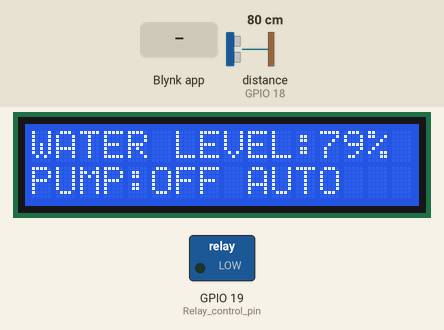
The sketch below on a simulated ESP32. On the bench: 16×2 character LCD, switched loads named in the sketch (green lamp = pin HIGH). Wiring (from diagram.json): ultrasonic range finder: trigger GPIO 5; echo GPIO 18. The inputs (shaded band) are chosen by the test bench; at power-on: distance to the obstacle (sensor on GPIO 18) 80 cm. The echo pulse lasts 58.3 µs per cm; WiFi joins after 1.5 s; servers stay silent unless stated; EEPROM starts erased; pins used as bus, display or sensor lines are not drawn.

Above: at 3.4 s.
3.5 s: distance to the obstacle (sensor on GPIO 18) set to 265 cm
At 5.0 s:
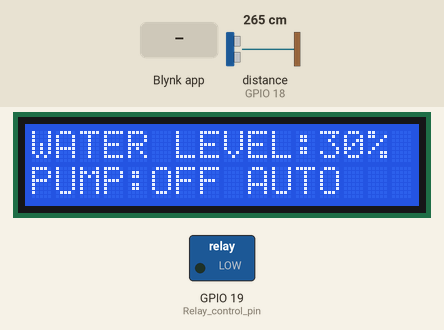
5.3 s: distance to the obstacle (sensor on GPIO 18) set to 275 cm
At 6.6 s:
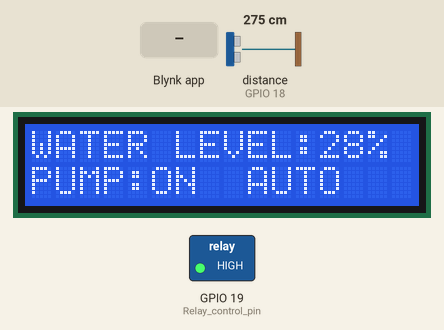
7.3 s: Blynk app writes 0 to V2
At 8.1 s:
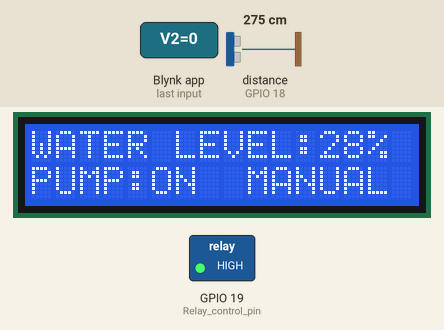
9.3 s: Blynk app writes 0 to V1
At 10.8 s:
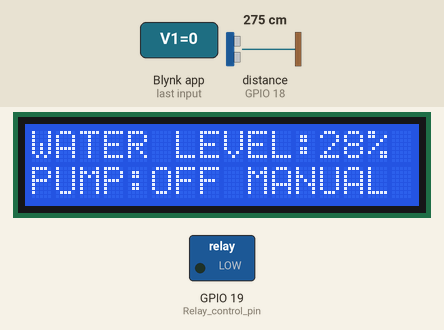
11.3 s: Blynk app writes 1 to V1
At 12.4 s:
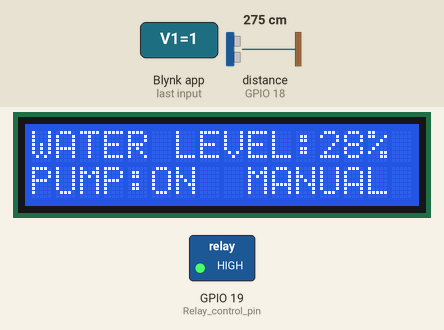
13.3 s: Blynk app writes 1 to V2
At 15.1 s:
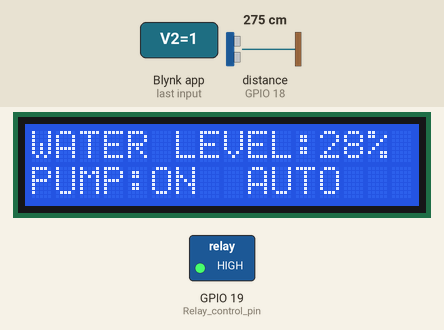
Timing chart, 0 to 16.3 s (numbered marks = the images above; inputs shaded):
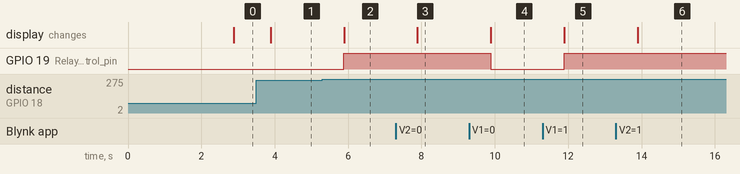

Measured:
- the behaviour switches between 269 and 270 cm on distance to the obstacle (sensor on GPIO 18) (found by bisection; images 1 and 2)
- after the input at 3.5 s, the display: changes after 0.39 s (image 1)
- after the input at 5.3 s, GPIO 19 (Relay_control_pin): LOW → HIGH after 0.59 s; the display: changes after 0.59 s (image 2)
- after the input at 7.3 s, the display: changes after 0.59 s (image 3)
- after the input at 9.3 s, GPIO 19 (Relay_control_pin): HIGH → LOW after 0.59 s; the display: changes after 0.59 s (image 4)
- after the input at 11.3 s, GPIO 19 (Relay_control_pin): LOW → HIGH after 0.59 s; the display: changes after 0.59 s (image 5)
- after the input at 13.3 s, the display: changes after 0.59 s (image 6)

The sketch:

sketch.ino
```cpp
#define BLYNK_TEMPLATE_ID "TMPL66ZYB08r0"
#define BLYNK_TEMPLATE_NAME "UAS Automatic Water Level"
#define BLYNK_AUTH_TOKEN "FPjRr9T3GpobEoYsrhcCaG4yHBM7cXyM"

#include <EEPROM.h>
#include <LiquidCrystal.h>
#include <WiFi.h>
#include <BlynkSimpleEsp32.h>

// Blynk Auth Token
char auth[] = BLYNK_AUTH_TOKEN;

char ssid[] = "Wokwi-GUEST";
char pass[] = ""; //password

LiquidCrystal lcd(0, 4, 14, 27, 26, 25); // Update pins for ESP32

long duration, inches;
int set_val, percentage;
bool pump = false;
bool autoMode = true;

BlynkTimer timer;

void setup() {
  // Initialize Serial for debugging
  Serial.begin(115200);

  // Initialize LCD
  lcd.begin(16, 2);
  lcd.print("WATER LEVEL:");
  lcd.setCursor(0, 1);
  lcd.print("PUMP:OFF MANUAL");

  // Initialize pins
  pinMode(5, OUTPUT); // Trigger pin for Ultrasonic sensor
  pinMode(18, INPUT); // Echo pin for Ultrasonic sensor
  pinMode(19, OUTPUT); // Relay control pin

  // Initialize EEPROM
  EEPROM.begin(512);
  set_val = EEPROM.read(0);
  if (set_val > 150) set_val = 150;

  // Initialize WiFi and Blynk
  Blynk.begin(auth, ssid, pass);

  // Set up a function to be called every second
  timer.setInterval(1000L, readSensor);
}

void loop() {
  Blynk.run(); // Run Blynk
  timer.run(); // Run BlynkTimer
}

void readSensor() {
  // Trigger the ultrasonic sensor
  digitalWrite(5, LOW);
  delayMicroseconds(2);
  digitalWrite(5, HIGH);
  delayMicroseconds(10);
  digitalWrite(5, LOW);
  duration = pulseIn(18, HIGH);
  inches = microsecondsToInches(duration);

  percentage = (set_val - inches) * 100 / set_val;

  // Update LCD display
  lcd.setCursor(12, 0);
  if (percentage < 0) percentage = 0;
  lcd.print(percentage);
  lcd.print("%   ");

  // Check if pump should be turned on/off based on water level and mode
  if (autoMode) {
    if (percentage < 30) {
      digitalWrite(19, HIGH); // Turn on pump
      pump = true; // Update pump state
    } else {
      digitalWrite(19, LOW); // Turn off pump
      pump = false; // Update pump state
    }
  } else {
    digitalWrite(19, pump);
  }

  // Update LCD display for pump state and mode
  lcd.setCursor(5, 1);
  if (pump) {
    lcd.print("ON ");
  } else {
    lcd.print("OFF");
  }

  lcd.setCursor(9, 1);
  if (autoMode) {
    lcd.print("AUTO  ");
  } else {
    lcd.print("MANUAL");
  }

  // Send data to Blynk
  Blynk.virtualWrite(V0, percentage); // Update percentage on Blynk
  Blynk.virtualWrite(V1, pump);       // Update pump state on Blynk
  Blynk.virtualWrite(V2, autoMode); // Update mode on Blynk
}

long microsecondsToInches(long microseconds) {
  return microseconds / 74 / 2;
}

// Blynk widget functions
BLYNK_WRITE(V1) {
  // Function to receive pump state from Blynk app
  pump = param.asInt();
}

BLYNK_WRITE(V2) {
  // Function to receive mode (auto/manual) from Blynk app
  autoMode = param.asInt();
}
```
